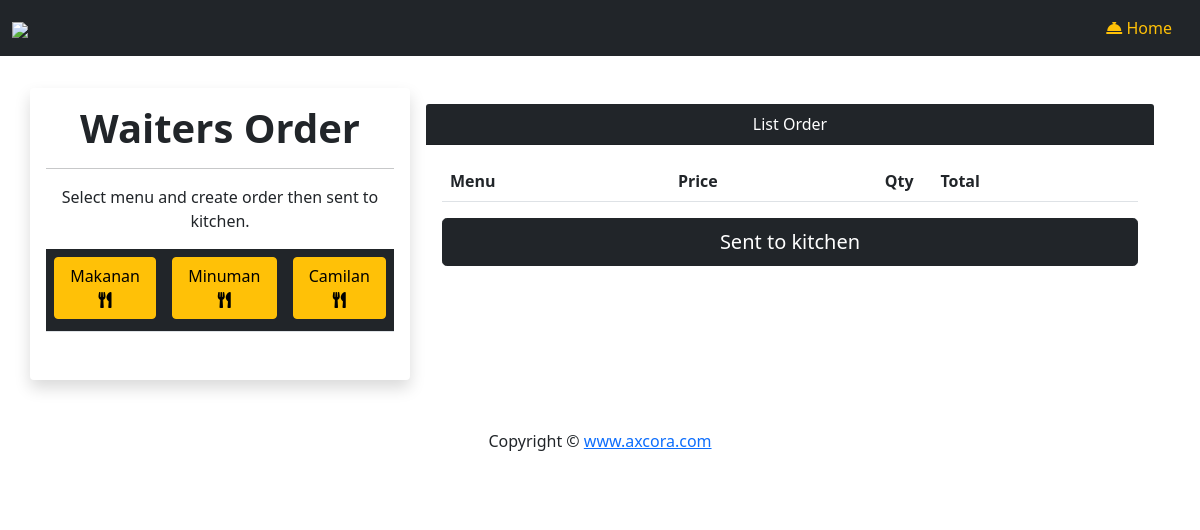
Screenshot of /staff/order.php (signed in) with the database file from the repository.
### tables this page shows
CREATE TABLE `tbl_menu` (
  `menuID` int(11) NOT NULL,
  `menuName` varchar(25) NOT NULL
);

### staff/order.php (the view, shortened to what this page needs)
<?php
	include("../functions.php");
?>
<!DOCTYPE html>
<html lang="en">
  <head>
	 <link rel="stylesheet" href="https://cdnjs.cloudflare.com/ajax/libs/font-awesome/5.15.3/css/all.min.css" />
<link href="https://cdn.jsdelivr.net/npm/bootstrap@5.0.1/dist/css/bootstrap.min.css" rel="stylesheet">
  </head>
<nav class="navbar navbar-expand-lg navbar-light bg-dark text-white">
  <div class="container-fluid">
    <a class="navbar-brand" href="#"><img width="160" class="img=fluid" src="https://1.bp.blogspot.com/-usoVV2xzqkQ/YKjFznhCZvI/AAAAAAAAOD8/X-TFgXoCZJgwSluV9C3TWFfJBiWbp6soACLcBGAsYHQ/s299/bang%2Bresto.png"/></a>
        <a class="nav-link text-warning" href="index.php">
     <i class="fas fa-concierge-bell"></i>
            <span>Home</span>
          </a>
    </div>
</nav>
	   <div class="container">
<div class="row">
<div class="col-12 col-md-12 p-3 p-md-3"></div>
<div class="col-12 col-md-4 p-3 p-md-3 shadow rounded">
          <h1 class="text-center"><strong>Waiters Order</strong></h1>
          <hr>
          <p class="text-center">Select menu and create order then sent to kitchen.</p>
                  <table class="table text-center" width="100%" cellspacing="0">
                  	<tr>
                  	<?php
						$menuQuery = "SELECT * FROM tbl_menu";
						if ($menuResult = $sqlconnection->query($menuQuery)) {
							$counter = 0;
							while($menuRow = $menuResult->fetch_array(MYSQLI_ASSOC)) {
								if($counter == 0) {
									echo "<tr>";
								}
								?>
								<td class="bg-dark"><button style="margin-bottom:4px;white-space: normal;" class="btn btn-warning" onclick="displayItem(<?php echo $menuRow['menuID']?>)"><?php echo $menuRow['menuName']?>  <i class="fas fa-utensils"></i></button></td>
							<?php
							$counter++;
							}
						}
					?>
					</tr>
                  </table>
                </div>
<div class="col-12 col-md-8 p-3 p-md-3 ">
                <div class="card-header text-center bg-dark text-white">
                  List Order</div>
                <div class="card-body">
                    <form action="insertorder.php" method="POST">
						<table id="tblOrderList" class="table " width="100%" cellspacing="0">
							<tr>
								<th>Menu</th>
								<th>Price</th>
								<th width="8%">Qty</th>
								<th>Total</th>
							</tr>
						</table>
						<input class="btn btn-dark btn-lg col-12" type="submit" name="sentorder" value="Sent to kitchen">
					</form>
                </div>
              </div>
            </div>
<div class="col-12 col-md-12 p-3 p-md-5 bg-white border border-white text-center">
Copyright © <a href="https://axcora.com">www.axcora.com</a>
</div>
      </div>
 <link href="https://gitcdn.github.io/bootstrap-toggle/2.2.2/css/bootstrap-toggle.min.css" rel="stylesheet">
  </body>
</html>

### rows the page displays
tbl_menu: menuName "Makanan"
tbl_menu: menuName "Minuman"
tbl_menu: menuName "Camilan"
